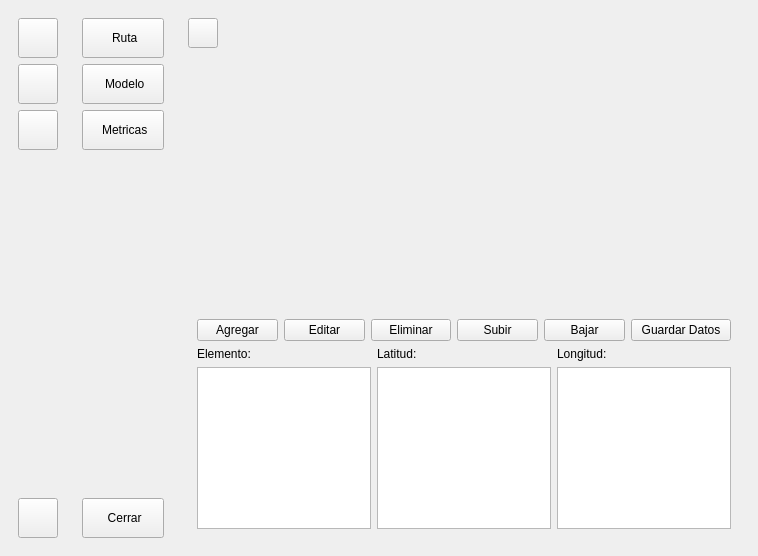
<?xml version="1.0" encoding="UTF-8"?>
<ui version="4.0">
 <class>MainWindow</class>
 <widget class="QMainWindow" name="MainWindow">
  <property name="geometry">
   <rect>
    <x>0</x>
    <y>0</y>
    <width>758</width>
    <height>556</height>
   </rect>
  </property>
  <property name="windowTitle">
   <string>MainWindow</string>
  </property>
  <widget class="QWidget" name="centralwidget">
   <layout class="QHBoxLayout" name="horizontalLayout_5">
    <item>
     <widget class="QWidget" name="iconOnly" native="true">
      <property name="maximumSize">
       <size>
        <width>81</width>
        <height>16777215</height>
       </size>
      </property>
      <layout class="QVBoxLayout" name="verticalLayout_3">
       <item>
        <layout class="QVBoxLayout" name="verticalLayout">
         <item>
          <widget class="QPushButton" name="Ruta1">
           <property name="minimumSize">
            <size>
             <width>40</width>
             <height>40</height>
            </size>
           </property>
           <property name="text">
            <string/>
           </property>
           <property name="icon">
            <iconset>
             <normaloff>:/newPrefix/img/map-marker (1).png</normaloff>
             <normalon>:/newPrefix/img/map-marker.png</normalon>
             <disabledoff>:/newPrefix/img/map-marker (1).png</disabledoff>:/newPrefix/img/map-marker (1).png</iconset>
           </property>
           <property name="iconSize">
            <size>
             <width>20</width>
             <height>20</height>
            </size>
           </property>
           <property name="checkable">
            <bool>true</bool>
           </property>
           <property name="autoExclusive">
            <bool>true</bool>
           </property>
          </widget>
         </item>
         <item>
          <widget class="QPushButton" name="Modelo1">
           <property name="minimumSize">
            <size>
             <width>40</width>
             <height>40</height>
            </size>
           </property>
           <property name="text">
            <string/>
           </property>
           <property name="icon">
            <iconset resource="../sideBar/resurces.qrc">
             <normaloff>:/newPrefix/cubes (1).png</normaloff>:/newPrefix/cubes (1).png</iconset>
           </property>
           <property name="iconSize">
            <size>
             <width>20</width>
             <height>20</height>
            </size>
           </property>
           <property name="checkable">
            <bool>true</bool>
           </property>
           <property name="autoExclusive">
            <bool>true</bool>
           </property>
          </widget>
         </item>
         <item>
          <widget class="QPushButton" name="Metricas1">
           <property name="minimumSize">
            <size>
             <width>40</width>
             <height>40</height>
            </size>
           </property>
           <property name="text">
            <string/>
           </property>
           <property name="icon">
            <iconset>
             <normaloff>:/newPrefix/img/settings-sliders (1).png</normaloff>
             <normalon>:/newPrefix/img/settings-sliders.png</normalon>
             <disabledoff>:/newPrefix/img/settings-sliders (1).png</disabledoff>:/newPrefix/img/settings-sliders (1).png</iconset>
           </property>
           <property name="iconSize">
            <size>
             <width>20</width>
             <height>20</height>
            </size>
           </property>
           <property name="checkable">
            <bool>true</bool>
           </property>
           <property name="autoExclusive">
            <bool>true</bool>
           </property>
          </widget>
         </item>
        </layout>
       </item>
       <item>
        <spacer name="verticalSpacer">
         <property name="orientation">
          <enum>Qt::Vertical</enum>
         </property>
         <property name="sizeHint" stdset="0">
          <size>
           <width>20</width>
           <height>331</height>
          </size>
         </property>
        </spacer>
       </item>
       <item>
        <widget class="QPushButton" name="Cerrar1">
         <property name="minimumSize">
          <size>
           <width>40</width>
           <height>40</height>
          </size>
         </property>
         <property name="text">
          <string/>
         </property>
         <property name="icon">
          <iconset>
           <normaloff>../sideBar/img/close (1).png</normaloff>../sideBar/img/close (1).png</iconset>
         </property>
         <property name="iconSize">
          <size>
           <width>20</width>
           <height>20</height>
          </size>
         </property>
        </widget>
       </item>
      </layout>
     </widget>
    </item>
    <item>
     <widget class="QWidget" name="fullMenu" native="true">
      <property name="minimumSize">
       <size>
        <width>100</width>
        <height>0</height>
       </size>
      </property>
      <property name="maximumSize">
       <size>
        <width>100</width>
        <height>16777215</height>
       </size>
      </property>
      <layout class="QVBoxLayout" name="verticalLayout_4">
       <item>
        <layout class="QVBoxLayout" name="verticalLayout_2">
         <item>
          <widget class="QPushButton" name="Ruta2">
           <property name="minimumSize">
            <size>
             <width>40</width>
             <height>40</height>
            </size>
           </property>
           <property name="cursor">
            <cursorShape>ArrowCursor</cursorShape>
           </property>
           <property name="text">
            <string> Ruta</string>
           </property>
           <property name="icon">
            <iconset>
             <normaloff>:/newPrefix/img/map-marker (1).png</normaloff>
             <normalon>:/newPrefix/img/map-marker.png</normalon>:/newPrefix/img/map-marker (1).png</iconset>
           </property>
           <property name="iconSize">
            <size>
             <width>20</width>
             <height>20</height>
            </size>
           </property>
           <property name="checkable">
            <bool>true</bool>
           </property>
           <property name="autoExclusive">
            <bool>true</bool>
           </property>
          </widget>
         </item>
         <item>
          <widget class="QPushButton" name="Modelo2">
           <property name="minimumSize">
            <size>
             <width>40</width>
             <height>40</height>
            </size>
           </property>
           <property name="text">
            <string> Modelo</string>
           </property>
           <property name="icon">
            <iconset>
             <normaloff>:/newPrefix/img/cubes (1).png</normaloff>
             <normalon>:/newPrefix/img/cubes.png</normalon>:/newPrefix/img/cubes (1).png</iconset>
           </property>
           <property name="iconSize">
            <size>
             <width>20</width>
             <height>20</height>
            </size>
           </property>
           <property name="checkable">
            <bool>true</bool>
           </property>
           <property name="autoExclusive">
            <bool>true</bool>
           </property>
          </widget>
         </item>
         <item>
          <widget class="QPushButton" name="Metricas2">
           <property name="minimumSize">
            <size>
             <width>40</width>
             <height>40</height>
            </size>
           </property>
           <property name="text">
            <string> Metricas</string>
           </property>
           <property name="icon">
            <iconset>
             <normaloff>:/newPrefix/img/settings-sliders (1).png</normaloff>
             <normalon>:/newPrefix/img/settings-sliders.png</normalon>
             <selectedon>:/newPrefix/img/settings-sliders.png</selectedon>:/newPrefix/img/settings-sliders (1).png</iconset>
           </property>
           <property name="iconSize">
            <size>
             <width>20</width>
             <height>20</height>
            </size>
           </property>
           <property name="checkable">
            <bool>true</bool>
           </property>
           <property name="autoExclusive">
            <bool>true</bool>
           </property>
          </widget>
         </item>
        </layout>
       </item>
       <item>
        <spacer name="verticalSpacer_2">
         <property name="orientation">
          <enum>Qt::Vertical</enum>
         </property>
         <property name="sizeHint" stdset="0">
          <size>
           <width>20</width>
           <height>331</height>
          </size>
         </property>
        </spacer>
       </item>
       <item>
        <widget class="QPushButton" name="Cerrar2">
         <property name="minimumSize">
          <size>
           <width>40</width>
           <height>40</height>
          </size>
         </property>
         <property name="text">
          <string> Cerrar</string>
         </property>
         <property name="icon">
          <iconset>
           <normaloff>../sideBar/img/close (1).png</normaloff>../sideBar/img/close (1).png</iconset>
         </property>
         <property name="iconSize">
          <size>
           <width>20</width>
           <height>20</height>
          </size>
         </property>
        </widget>
       </item>
      </layout>
     </widget>
    </item>
    <item>
     <layout class="QVBoxLayout" name="verticalLayout_11"/>
    </item>
    <item>
     <widget class="QWidget" name="Content" native="true">
      <layout class="QVBoxLayout" name="verticalLayout_5">
       <item>
        <widget class="QPushButton" name="Menu">
         <property name="minimumSize">
          <size>
           <width>30</width>
           <height>30</height>
          </size>
         </property>
         <property name="maximumSize">
          <size>
           <width>30</width>
           <height>30</height>
          </size>
         </property>
         <property name="text">
          <string/>
         </property>
         <property name="icon">
          <iconset>
           <normaloff>../sideBar/img/apps.png</normaloff>../sideBar/img/apps.png</iconset>
         </property>
         <property name="iconSize">
          <size>
           <width>20</width>
           <height>20</height>
          </size>
         </property>
         <property name="checkable">
          <bool>true</bool>
         </property>
        </widget>
       </item>
       <item>
        <widget class="QStackedWidget" name="stackedWidget">
         <property name="currentIndex">
          <number>0</number>
         </property>
         <widget class="QWidget" name="pageRuta">
          <property name="mouseTracking">
           <bool>false</bool>
          </property>
          <layout class="QVBoxLayout" name="verticalLayout_9">
           <item>
            <widget class="QWidget" name="widget" native="true">
             <property name="minimumSize">
              <size>
               <width>0</width>
               <height>250</height>
              </size>
             </property>
            </widget>
           </item>
           <item>
            <layout class="QHBoxLayout" name="horizontalLayout">
             <item>
              <widget class="QPushButton" name="AgregarParada">
               <property name="text">
                <string>Agregar</string>
               </property>
              </widget>
             </item>
             <item>
              <widget class="QPushButton" name="EditarParada">
               <property name="text">
                <string>Editar</string>
               </property>
              </widget>
             </item>
             <item>
              <widget class="QPushButton" name="EliminarParada">
               <property name="text">
                <string>Eliminar</string>
               </property>
              </widget>
             </item>
             <item>
              <widget class="QPushButton" name="Subir">
               <property name="text">
                <string>Subir</string>
               </property>
              </widget>
             </item>
             <item>
              <widget class="QPushButton" name="Bajar">
               <property name="text">
                <string>Bajar</string>
               </property>
              </widget>
             </item>
             <item>
              <widget class="QPushButton" name="GuardaDatos">
               <property name="minimumSize">
                <size>
                 <width>100</width>
                 <height>0</height>
                </size>
               </property>
               <property name="text">
                <string>Guardar Datos</string>
               </property>
              </widget>
             </item>
            </layout>
           </item>
           <item>
            <layout class="QHBoxLayout" name="horizontalLayout_2">
             <item>
              <layout class="QVBoxLayout" name="verticalLayout_8">
               <item>
                <widget class="QLabel" name="label_3">
                 <property name="text">
                  <string>Elemento:</string>
                 </property>
                </widget>
               </item>
               <item>
                <widget class="QListWidget" name="IndexList">
                 <property name="maximumSize">
                  <size>
                   <width>12000000</width>
                   <height>16777215</height>
                  </size>
                 </property>
                </widget>
               </item>
              </layout>
             </item>
             <item>
              <layout class="QVBoxLayout" name="verticalLayout_7">
               <item>
                <widget class="QLabel" name="label">
                 <property name="text">
                  <string>Latitud:</string>
                 </property>
                </widget>
               </item>
               <item>
                <widget class="QListWidget" name="LatitudList">
                 <property name="maximumSize">
                  <size>
                   <width>12000000</width>
                   <height>12000000</height>
                  </size>
                 </property>
                 <property name="currentRow">
                  <number>-1</number>
                 </property>
                </widget>
               </item>
              </layout>
             </item>
             <item>
              <layout class="QVBoxLayout" name="verticalLayout_6">
               <item>
                <widget class="QLabel" name="label_2">
                 <property name="text">
                  <string>Longitud:</string>
                 </property>
                </widget>
               </item>
               <item>
                <widget class="QListWidget" name="LongitudList">
                 <property name="maximumSize">
                  <size>
                   <width>12000000</width>
                   <height>12000000</height>
                  </size>
                 </property>
                </widget>
               </item>
              </layout>
             </item>
            </layout>
           </item>
          </layout>
         </widget>
         <widget class="QWidget" name="pageMetricas">
          <widget class="QLabel" name="label_4">
           <property name="geometry">
            <rect>
             <x>0</x>
             <y>0</y>
             <width>51</width>
             <height>21</height>
            </rect>
           </property>
           <property name="text">
            <string>Metricas</string>
           </property>
          </widget>
         </widget>
         <widget class="QWidget" name="pageModelo">
          <widget class="QLabel" name="label_6">
           <property name="geometry">
            <rect>
             <x>0</x>
             <y>0</y>
             <width>47</width>
             <height>13</height>
            </rect>
           </property>
           <property name="text">
            <string>Modelo 3d</string>
           </property>
          </widget>
         </widget>
        </widget>
       </item>
      </layout>
     </widget>
    </item>
   </layout>
  </widget>
 </widget>
 <resources>
  <include location="../sideBar/resurces.qrc"/>
 </resources>
 <connections>
  <connection>
   <sender>Metricas2</sender>
   <signal>toggled(bool)</signal>
   <receiver>Metricas1</receiver>
   <slot>setChecked(bool)</slot>
   <hints>
    <hint type="sourcelabel">
     <x>113</x>
     <y>119</y>
    </hint>
    <hint type="destinationlabel">
     <x>58</x>
     <y>140</y>
    </hint>
   </hints>
  </connection>
  <connection>
   <sender>Modelo2</sender>
   <signal>toggled(bool)</signal>
   <receiver>Modelo1</receiver>
   <slot>setChecked(bool)</slot>
   <hints>
    <hint type="sourcelabel">
     <x>114</x>
     <y>66</y>
    </hint>
    <hint type="destinationlabel">
     <x>58</x>
     <y>74</y>
    </hint>
   </hints>
  </connection>
  <connection>
   <sender>Metricas1</sender>
   <signal>toggled(bool)</signal>
   <receiver>Metricas2</receiver>
   <slot>setChecked(bool)</slot>
   <hints>
    <hint type="sourcelabel">
     <x>58</x>
     <y>130</y>
    </hint>
    <hint type="destinationlabel">
     <x>114</x>
     <y>131</y>
    </hint>
   </hints>
  </connection>
  <connection>
   <sender>Ruta1</sender>
   <signal>toggled(bool)</signal>
   <receiver>Ruta2</receiver>
   <slot>setChecked(bool)</slot>
   <hints>
    <hint type="sourcelabel">
     <x>45</x>
     <y>34</y>
    </hint>
    <hint type="destinationlabel">
     <x>135</x>
     <y>52</y>
    </hint>
   </hints>
  </connection>
  <connection>
   <sender>Ruta2</sender>
   <signal>toggled(bool)</signal>
   <receiver>Ruta1</receiver>
   <slot>setChecked(bool)</slot>
   <hints>
    <hint type="sourcelabel">
     <x>122</x>
     <y>43</y>
    </hint>
    <hint type="destinationlabel">
     <x>58</x>
     <y>37</y>
    </hint>
   </hints>
  </connection>
  <connection>
   <sender>Modelo1</sender>
   <signal>toggled(bool)</signal>
   <receiver>Modelo2</receiver>
   <slot>setChecked(bool)</slot>
   <hints>
    <hint type="sourcelabel">
     <x>51</x>
     <y>65</y>
    </hint>
    <hint type="destinationlabel">
     <x>141</x>
     <y>76</y>
    </hint>
   </hints>
  </connection>
  <connection>
   <sender>Menu</sender>
   <signal>toggled(bool)</signal>
   <receiver>iconOnly</receiver>
   <slot>setVisible(bool)</slot>
   <hints>
    <hint type="sourcelabel">
     <x>211</x>
     <y>16</y>
    </hint>
    <hint type="destinationlabel">
     <x>38</x>
     <y>248</y>
    </hint>
   </hints>
  </connection>
  <connection>
   <sender>Menu</sender>
   <signal>toggled(bool)</signal>
   <receiver>fullMenu</receiver>
   <slot>setHidden(bool)</slot>
   <hints>
    <hint type="sourcelabel">
     <x>211</x>
     <y>12</y>
    </hint>
    <hint type="destinationlabel">
     <x>159</x>
     <y>150</y>
    </hint>
   </hints>
  </connection>
 </connections>
</ui>
